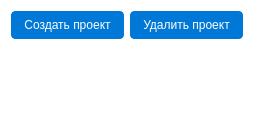
<?xml version="1.0" encoding="UTF-8"?>
<ui version="4.0">
 <class>MyProjectsTab</class>
 <widget class="QWidget" name="MyProjectsTab">
  <property name="styleSheet">
   <string notr="true">
    QWidget {
        background-color: #ffffff;
        font-family: 'Segoe UI', sans-serif;
        color: #222;
    }

    QPushButton {
        padding: 6px 12px;
        border: 1px solid #0078D7;
        background-color: #0078D7;
        color: white;
        border-radius: 4px;
        icon-size: 16px 16px; /* размер иконки */
    }
    QPushButton:hover {
        background-color: #005A9E;
    }

    QScrollArea {
        border: none;
    }

    QLabel {
        font-size: 14px;
    }
   </string>
  </property>
  <property name="windowTitle">
   <string>MyProjectsTab</string>
  </property>
  <layout class="QVBoxLayout" name="mainLayout">
   <item>
    <layout class="QHBoxLayout" name="buttonLayout">
     <item>
      <widget class="QPushButton" name="createProjectButton">
       <property name="text">
        <string>Создать проект</string>
       </property>
      </widget>
     </item>
     <item>
      <widget class="QPushButton" name="deleteProjectButton">
       <property name="text">
        <string>Удалить проект</string>
       </property>
      </widget>
     </item>
     <item>
      <spacer name="spacerRight">
       <property name="orientation">
        <enum>Qt::Horizontal</enum>
       </property>
       <property name="sizeType">
        <enum>QSizePolicy::Expanding</enum>
       </property>
       <property name="sizeHint" stdset="0">
        <size>
         <width>0</width>
         <height>0</height>
        </size>
       </property>
      </spacer>
     </item>
    </layout>
   </item>
   <item>
    <layout class="QHBoxLayout" name="contentLayout">
     <property name="spacing">
      <number>6</number>
     </property>
     <item>
      <widget class="QScrollArea" name="scrollArea">
       <property name="widgetResizable">
        <bool>true</bool>
       </property>
       <widget class="QWidget" name="scrollContent">
        <layout class="QVBoxLayout" name="projectsLayout"/>
       </widget>
      </widget>
     </item>
     <item>
      <widget class="QWidget" name="employeesPanel">
       <layout class="QVBoxLayout" name="employeesLayout">
        <property name="leftMargin">
         <number>10</number>
        </property>
        <property name="topMargin">
         <number>0</number>
        </property>
        <property name="rightMargin">
         <number>0</number>
        </property>
        <property name="bottomMargin">
         <number>0</number>
        </property>
       </layout>
      </widget>
     </item>
    </layout>
   </item>
  </layout>
 </widget>
 <resources/>
 <connections/>
</ui>
